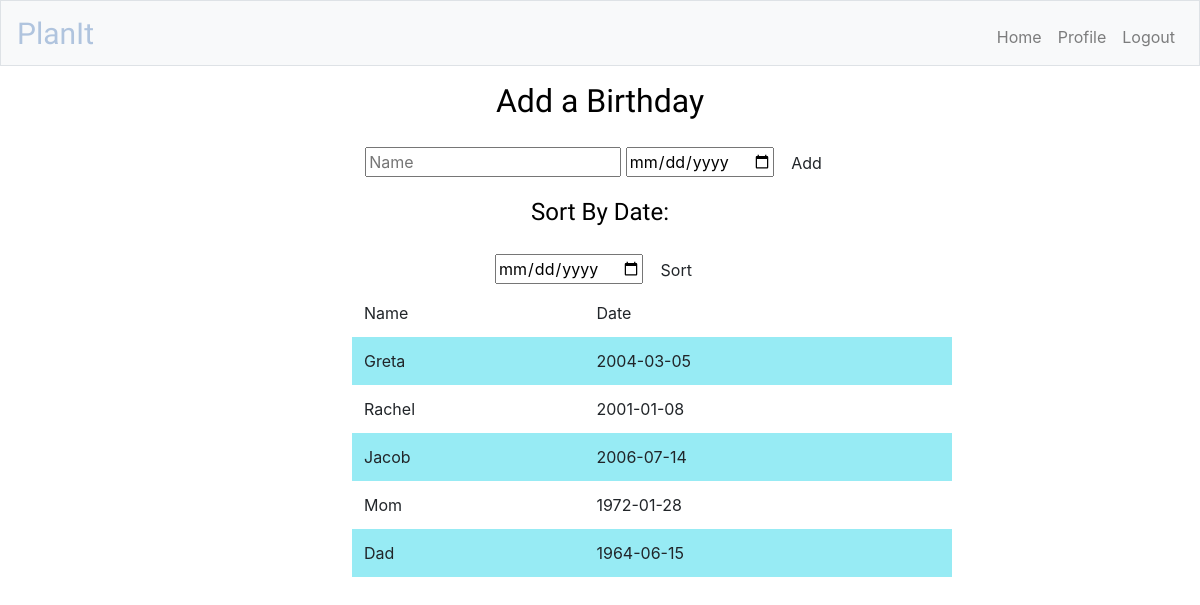
/birthdays (signed in), run on the app's committed database.
### tables this page shows
CREATE TABLE birthdays (id INTEGER, name TEXT, date TEXT, birth_id INTEGER, FOREIGN KEY (birth_id) REFERENCES users(id));

### application.py (the view, shortened to what this page needs)
@app.route("/birthdays", methods=["GET", "POST"])
def birthdays():
    if request.method == "GET":
        row = db.execute("SELECT * FROM birthdays WHERE birth_id=?", session["user_id"])
        return render_template("birthdays.html", row=row)

### application.py (called while the page is built)
@app.after_request
def after_request(response):
    response.headers["Cache-Control"] = "no-cache, no-store, must-revalidate"
    response.headers["Expires"] = 0
    response.headers["Pragma"] = "no-cache"
    return response

### templates/birthdays.html (shortened to what this page needs)
{% extends "layout.html" %}
{% block main %}
    <h2 align="center" class="back">Add a Birthday</h2>
    <form action="/birthdays" method="post" align="center">
        <input autocomplete="off" autofocus type="text" name="name" placeholder="Name">
        <input type="date" name="date">
        <button type="submit" class="btn btn-default">Add</button>
    </form>
    <h4 align="center" class="back">Sort By Date:</h4>
    <form action="/sortb" method="post" align="center">
        <input type="date" name="date">
    <a href="/sortb"><button type="submit" class="btn btn-default">Sort</button></a>
    </form>
    <table>
        <thead>
            <td>Name</td>
            <td>Date</td>
        </thead>
        <tbody>
            {% for item in row %}
            <tr>
                <td>{{ item.name }}</td>
                <td>{{ item.date }}</td>
            </tr>
            {% endfor %}
        </tbody>
    </table>
{% endblock %}

### static/styles.css (style rules this page uses)
h4, h2, h1 { font-family: 'Handlee', cursive; color: black; }
.back { background-color: white; padding: 1rem; }
table { background-color: transparent; margin-left: 22rem; width: 50%; }
table th, table td { padding: 0.75rem; vertical-align: middle; font: bold; }
tbody tr:nth-of-type(odd) { background-color: #97EBF4; }
table thead { font: bold; }

### data on the page
birthdays: name "Greta", date "2004-03-05"
birthdays: name "Rachel", date "2001-01-08"
birthdays: name "Jacob", date "2006-07-14"
birthdays: name "Mom", date "1972-01-28"
birthdays: name "Dad", date "1964-06-15"
